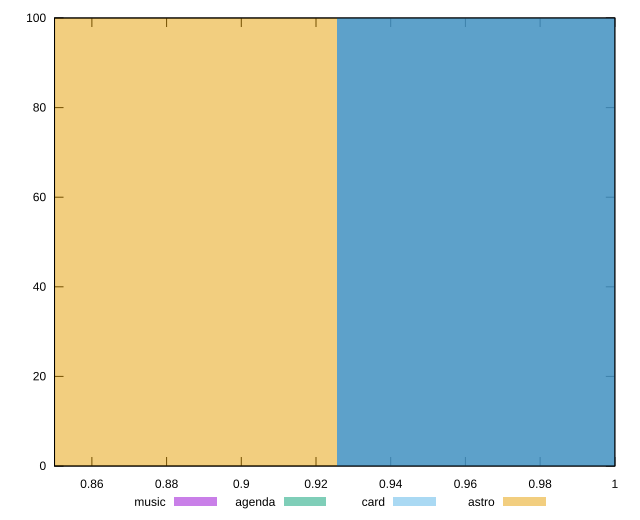

Here is the gnuplot script that generated this plot:
reset

$music <<EOF
0.9800518612653497 100
EOF

$agenda <<EOF
0.9800518612653497 100
EOF

$card <<EOF
0.9800518612653497 100
EOF

$astro <<EOF
0.8711572100136442 100
EOF

set key outside below
set boxwidth 0.10889465125170553
set xrange [0.85:1]
set yrange [0:100]
set trange [0:100]
set style fill transparent solid 0.5 noborder
set terminal svg size 640, 520 enhanced background rgb 'white'
set output "reports/report_00032_2021-02-25T10-28-15.087Z/first-contentful-paint/comparison/histogram/all_score.svg"

plot $music title "music" with boxes, \
     $agenda title "agenda" with boxes, \
     $card title "card" with boxes, \
     $astro title "astro" with boxes

reset
